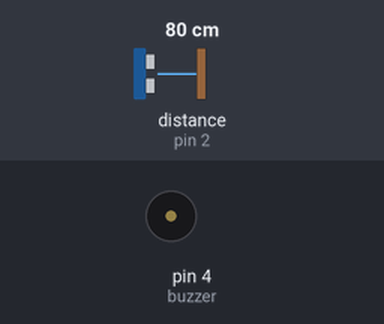
Recording of a sketch running on a simulated Arduino Uno, built with avr-gcc and run on an emulated ATmega328P. Parts: buzzer (waves = sounding). Wiring (inferred from the names in the program): ultrasonic range finder: trigger pin 3; echo pin 2. The inputs (shaded band) are chosen by the test bench; at power-on: distance to the obstacle (sensor on pin 2) 80 cm. The echo pulse lasts 58.3 µs per cm; what the sketch prints to the serial monitor is not drawn.

Above: at 1.1 s.
At 2.8 s:
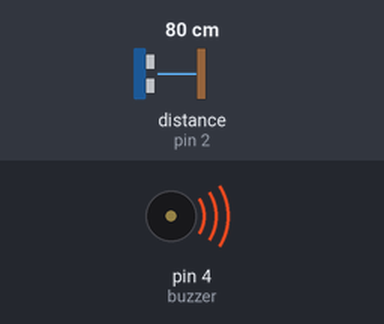
2.9 s: distance to the obstacle (sensor on pin 2) set to 2 cm
6.4 s: distance to the obstacle (sensor on pin 2) set to 18 cm
At 7.3 s:
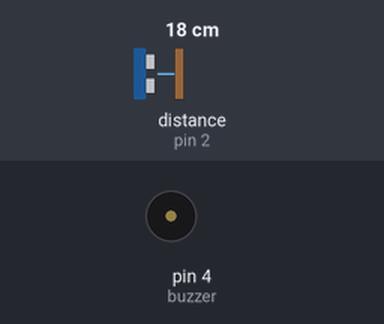
Timing chart, 0 to 15.9 s (numbered marks = the images above; inputs shaded):
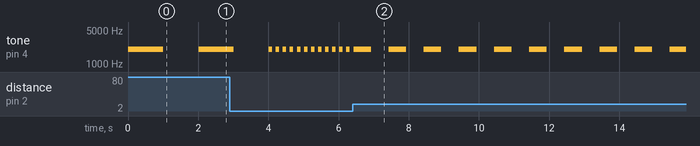

Measured:
- after the input at 6.4 s, tone on pin 4 (buzzer): alternates 2000 Hz for 0.50 s and silent for 0.50 s, starting after 0.53 s
- by itself, tone on pin 4 (buzzer): repeats every 0.20 s: 2000 Hz 0.10 s, silent 0.10 s

The sketch:

I2C_buzzer_with_ultrasonic_sensor.ino
```cpp
int triggerPin = 3;
int ehcoPin = 2;
int buzzer = 4;

void setup() {
  Serial.begin(9600);
  pinMode(triggerPin, OUTPUT);
  pinMode(ehcoPin, INPUT);
  pinMode(buzzer, OUTPUT);
}

void loop() {
  digitalWrite(triggerPin, 1);
  delayMicroseconds(10);
  digitalWrite(triggerPin, 0);

  int pulseWidth = pulseIn(ehcoPin, 1);
  int distance = pulseWidth / 58;


  if (distance < 10) {
    tone(4, 2000);
    delay(100);
    noTone(4);
    delay(100);
  }

  else if (10 < distance && distance < 20) {
    tone(4, 2000);
    delay(500);
    noTone(4);
    delay(500);
  }

  else if (distance > 20) {
    tone(4, 2000);
    delay(1000);
    noTone(4);
    delay(1000);
  }

  Serial.println("전방 장애물까지의 거리 : " + String(distance));
}
```
